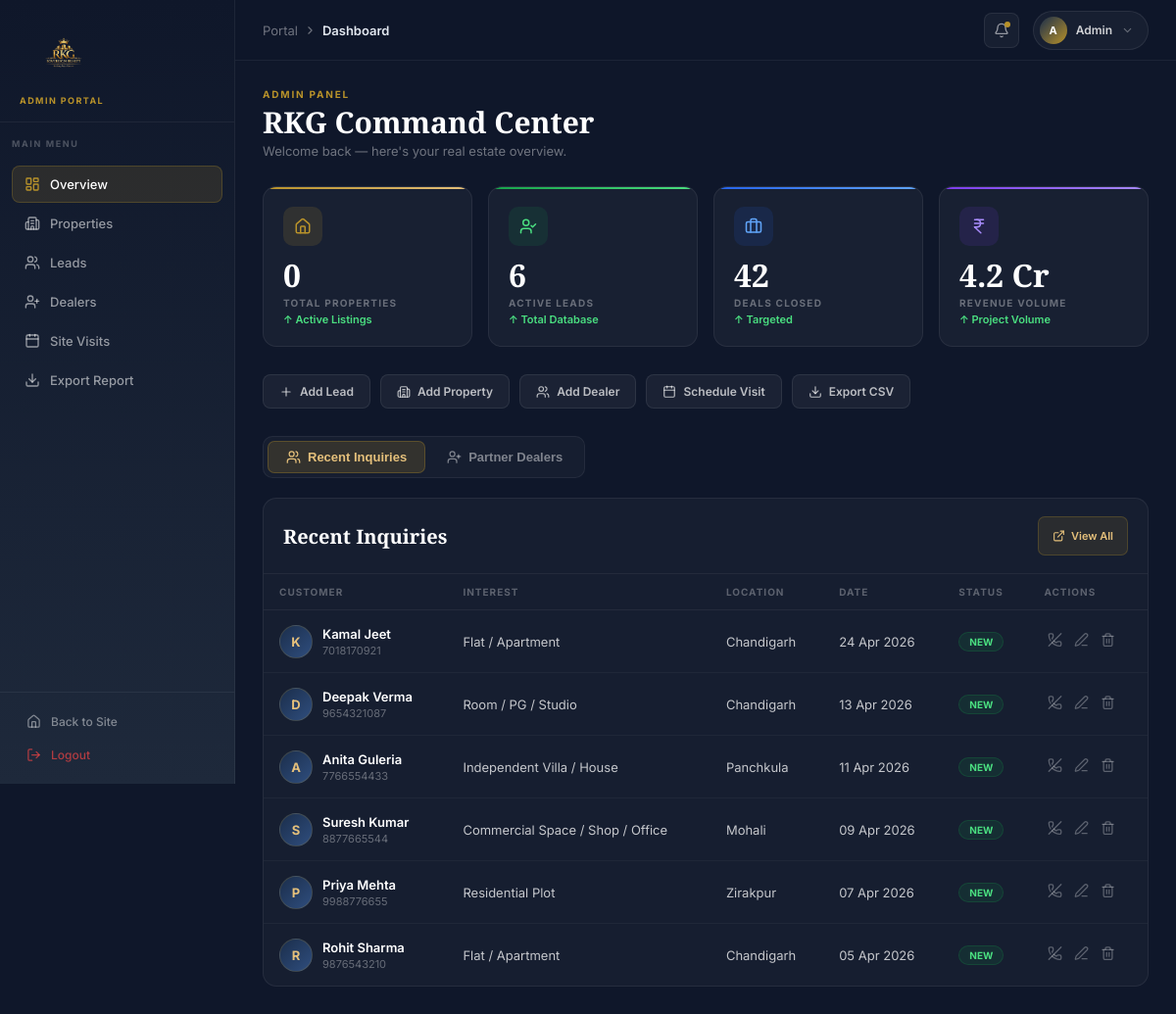
/dashboard/ (signed in), run on the app's committed database.
### mainapp/models.py (models this page shows, shortened)
class Lead(models.Model):
    user = models.ForeignKey(User, on_delete=models.SET_NULL, null=True, blank=True)
    PROPERTY_CHOICES = [
        ('flat', 'Flat / Apartment'),
        ('room', 'Room / PG / Studio'),
        ('plot', 'Residential Plot'),
        ('villa', 'Independent Villa / House'),
        ('commercial', 'Commercial Space / Shop / Office'),
        ('building', 'Building / Complex'),
        ('farm', 'Farm House / Agricultural Land'),
        ('other', 'Other'),
    ]
    LOCATION_CHOICES = [
        ('chandigarh', 'Chandigarh'),
        ('mohali', 'Mohali'),
        ('zirakpur', 'Zirakpur'),
        ('panchkula', 'Panchkula'),
        ('kharar', 'Kharar'),
        ('haryana', 'Haryana (Other)'),
        ('other', 'Other Location'),
    ]
    name = models.CharField(max_length=200)
    phone = models.CharField(max_length=20)
    email = models.EmailField(blank=True, null=True)
    property_interest = models.CharField(max_length=50, choices=PROPERTY_CHOICES, default='flat')
    preferred_location = models.CharField(max_length=50, choices=LOCATION_CHOICES, default='mohali')
    budget = models.CharField(max_length=100, blank=True, null=True)
    message = models.TextField(blank=True, null=True)
    submitted_at = models.DateTimeField(auto_now_add=True)
    class Meta:
        ordering = ['-submitted_at']
        verbose_name = 'Lead'
        verbose_name_plural = 'Leads'

### mainapp/views.py (the view)
# urls.py: path('dashboard/', views.dashboard_view, name='dashboard'),
@login_required
def dashboard_view(request):
    if not request.user.is_staff:
        return redirect('index')
    leads = Lead.objects.all()[:10]
    stats = {
        'total_properties': Property.objects.count(),
        'active_leads': Lead.objects.count(),
        'deals_closed': 42, # Placeholder or can be dynamic if we add status to Lead
        'revenue': "4.2 Cr" # Placeholder
    }
    context = {
        'leads': leads,
        'dealers': Dealer.objects.all().order_by('-created_at'),
        'stats': stats
    }
    return render(request, 'dashboard.html', context)

### templates/dashboard.html (shortened to what this page needs)
{% load static %}
<!DOCTYPE html>
<html lang="en">
<head>
  <link rel="stylesheet" href="{% static 'css/style.css' %}">
</head>
<body>
<aside class="sidebar" id="sidebar">
  <div class="sidebar-logo">
    <a href="{% url 'index' %}">
      <img src="{% static 'images/rkg_logo.png' %}" alt="RKG Sovereign Realty">
    </a>
    <div class="sidebar-tagline">Admin Portal</div>
  </div>
  <div class="sidebar-section">Main Menu</div>
  <nav>
    <a href="{% url 'dashboard' %}" class="active">
      <i data-lucide="layout-dashboard"></i> Overview
    </a>
    <a href="{% url 'add_property' %}">
      <i data-lucide="building-2"></i> Properties
    </a>
    <a href="{% url 'leads' %}">
      <i data-lucide="users"></i> Leads
    </a>
    <a href="{% url 'add_dealer' %}">
      <i data-lucide="user-plus"></i> Dealers
    </a>
    <a href="{% url 'schedule_visit' %}">
      <i data-lucide="calendar"></i> Site Visits
    </a>
    <a href="{% url 'export_leads' %}">
      <i data-lucide="download"></i> Export Report
    </a>
  </nav>
  <div class="sidebar-footer">
    <a href="{% url 'index' %}">
      <i data-lucide="home"></i> Back to Site
    </a>
    <a href="{% url 'logout' %}" class="logout">
      <i data-lucide="log-out"></i> Logout
    </a>
  </div>
</aside>
<div class="main">
  <div class="topbar">
    <div class="topbar-left">
      <div class="breadcrumb">
        <span>Portal</span>
        <i data-lucide="chevron-right" style="width:13px;"></i>
        <span class="active">Dashboard</span>
      </div>
    </div>
    <div class="topbar-right">
      <div class="notif-btn">
        <i data-lucide="bell" style="width:16px;"></i>
        <span class="notif-dot"></span>
      </div>
      <div class="user-badge">
        <div class="user-avatar">A</div>
        <span>Admin</span>
        <i data-lucide="chevron-down" style="width:13px;color:rgba(255,255,255,0.35);"></i>
      </div>
    </div>
  </div>
  <div class="content">
    <div class="page-header">
      <div class="page-tag">Admin Panel</div>
      <div class="page-title">RKG Command Center</div>
      <div class="page-sub">Welcome back — here's your real estate overview.</div>
    </div>
    <div class="stats-grid">
      <div class="stat-card gold">
        <div class="stat-icon-box gold"><i data-lucide="home" style="width:18px;"></i></div>
        <div class="stat-num">{{ stats.total_properties }}</div>
        <div class="stat-lbl">Total Properties</div>
        <div class="stat-chg">↑ Active Listings</div>
      </div>
      <div class="stat-card green-c">
        <div class="stat-icon-box green-c"><i data-lucide="user-check" style="width:18px;"></i></div>
        <div class="stat-num">{{ stats.active_leads }}</div>
        <div class="stat-lbl">Active Leads</div>
        <div class="stat-chg">↑ Total Database</div>
      </div>
      <div class="stat-card blue-c">
        <div class="stat-icon-box blue-c"><i data-lucide="briefcase" style="width:18px;"></i></div>
        <div class="stat-num">{{ stats.deals_closed }}</div>
        <div class="stat-lbl">Deals Closed</div>
        <div class="stat-chg">↑ Targeted</div>
      </div>
      <div class="stat-card purple-c">
        <div class="stat-icon-box purple-c"><i data-lucide="indian-rupee" style="width:18px;"></i></div>
        <div class="stat-num">{{ stats.revenue }}</div>
        <div class="stat-lbl">Revenue Volume</div>
        <div class="stat-chg">↑ Project Volume</div>
      </div>
    </div>
    <div class="quick-row">
      <a href="{% url 'leads' %}" class="q-btn"><i data-lucide="plus"></i><span>Add Lead</span></a>
      <a href="{% url 'add_property' %}" class="q-btn"><i data-lucide="building-2"></i><span>Add Property</span></a>
      <a href="{% url 'add_dealer' %}" class="q-btn"><i data-lucide="users"></i><span>Add Dealer</span></a>
      <a href="{% url 'schedule_visit' %}" class="q-btn"><i data-lucide="calendar"></i><span>Schedule Visit</span></a>
      <a href="{% url 'export_leads' %}" class="q-btn"><i data-lucide="download"></i><span>Export CSV</span></a>
    </div>
    <div class="tabs-bar">
      <button class="tab-btn active" onclick="switchTab('leads-tab',this)" id="leads-tab-btn">
        <i data-lucide="users"></i> Recent Inquiries
      </button>
      <button class="tab-btn" onclick="switchTab('dealers-tab',this)" id="dealers-tab-btn">
        <i data-lucide="user-plus"></i> Partner Dealers
      </button>
    </div>
    <div id="leads-tab" class="tab-content">
      <div class="tbl-card">
        <div class="tbl-header">
          <div class="tbl-title">Recent Inquiries</div>
          <a href="{% url 'leads' %}" class="btn-sm"><i data-lucide="external-link" style="width:13px;"></i> View All</a>
        </div>
        <div class="tbl-scroll">
          <table>
            <thead>
              <tr>
                <th>Customer</th>
                <th>Interest</th>
                <th>Location</th>
                <th>Date</th>
                <th>Status</th>
                <th>Actions</th>
              </tr>
            </thead>
            <tbody>
              {% for lead in leads %}
              <tr>
                <td>
                  <div style="display:flex;align-items:center;gap:10px;">
                    <div class="lead-avatar">{{ lead.name|first|upper }}</div>
                    <div>
                      <div class="lead-name">{{ lead.name }}</div>
                      <div class="lead-phone">{{ lead.phone }}</div>
                    </div>
                  </div>
                </td>
                <td>{{ lead.get_property_interest_display }}</td>
                <td>{{ lead.get_preferred_location_display }}</td>
                <td style="white-space:nowrap;">{{ lead.submitted_at|date:"d M Y" }}</td>
                <td><span class="badge-new">NEW</span></td>
                <td>
                  <div style="display:flex;gap:4px;">
                    <a href="{% url 'request_correct_number' lead.id %}" class="action-link gold" title="Request Correct Number" onclick="return confirm('Send email to request correct number?');">
                      <i data-lucide="phone-off" style="width:15px;"></i>
                    </a>
                    <a href="{% url 'edit_lead' lead.id %}" class="action-link" title="Edit Lead">
                      <i data-lucide="edit-3" style="width:15px;"></i>
                    </a>
                    <a href="{% url 'delete_lead' lead.id %}" class="action-link red" title="Delete" onclick="return confirm('Delete this lead?');">
                      <i data-lucide="trash-2" style="width:15px;"></i>
                    </a>
                  </div>
                </td>
              </tr>
              {% empty %}
              <tr><td colspan="6"><div class="empty-state">No inquiries yet. They'll appear here once received.</div></td></tr>
              {% endfor %}
            </tbody>
          </table>
        </div>
      </div>
    </div>
  </div>
</div>
</body>
</html>

### static/css/style.css (style rules this page uses)
:root { --white: #FFFFFF; --off-white: #F8F9FC; --bg: #F4F5F8; --surface: #FFFFFF; --border: #E2E6ED; --border-dark: #C9CDD8; --navy: #1B2E4B; --navy-mid: #253D63; --navy-light: #2F4E7E; --navy-dim: rgba(27,46,75,0.08); --accent: #B8922A; --accent-dim: rgba(184,146,42,0.12); --text-primary: #1B2333; --text-secondary: #4A5568; --text-muted: #8A94A6; --text-light: #B0B8C8; --green: #16A34A; --green-bg: rgba(22,163,74,0.08); --blue: #2563EB; --blue-bg: rgba(37,99,235,0.08); --red: #DC2626; --red-bg: rgba(220,38,38,0.08); --radius-sm: 5px; --radius-md: 10px; --radius-lg: 14px; --shadow-sm: 0 1px 4px rgba(27,46,75,0.08); --shadow-md: 0 4px 16px rgba(27,46,75,0.10); --shadow-lg: 0 8px 32px rgba(27,46,75,0.12); --shadow-premium: 0 10px 40px -10px rgba(27,46,75,0.18); --glass-bg: rgba(255, 255, 255, 0.7); --glass-border: rgba(255, 255, 255, 0.4); --glass-blur: 12px; --transition: 0.3s cubic-bezier(0.4, 0, 0.2, 1); }
*, *::before, *::after { margin: 0; padding: 0; box-sizing: border-box; }
body { font-family: 'Inter', sans-serif; background: var(--bg); color: var(--text-primary); overflow-x: hidden; width: 100%; -webkit-font-smoothing: antialiased; }
html { overflow-x: hidden; width: 100%; scroll-behavior: smooth; font-size: 16px; }
a { text-decoration: none; color: inherit; }
img { display: block; max-width: 100%; }
.sidebar { width: 220px; min-height: 100vh; background: var(--navy); padding: 0; display: flex; flex-direction: column; position: sticky; top: 0; height: 100vh; overflow-y: auto; }
.sidebar a { display: flex; align-items: center; gap: 10px; padding: 11px 18px; font-size: 13px; font-weight: 500; color: rgba(255,255,255,0.65); transition: all var(--transition); border-left: 3px solid transparent; margin: 1px 0; }
.sidebar a.active { color: var(--white); background: rgba(255,255,255,0.10); border-left-color: var(--accent); }
.sidebar a i, .sidebar a svg { width: 15px; height: 15px; flex-shrink: 0; }
table { width: 100%; border-collapse: collapse; font-size: 13.5px; }
thead tr { border-bottom: 1.5px solid var(--border); }
thead th { padding: 10px 14px; font-size: 11px; font-weight: 600; letter-spacing: 0.06em; text-transform: uppercase; color: var(--text-muted); text-align: left; }
tbody tr { border-bottom: 1px solid var(--border); transition: background var(--transition); }
tbody tr:last-child { border-bottom: none; }
tbody td { padding: 13px 14px; color: var(--text-primary); vertical-align: middle; }

### data on the page
Lead: name|first "K", name "Kamal Jeet", phone "7018170921", property_interest "Flat / Apartment", preferred_location "Chandigarh", submitted_at "24 Apr 2026"
Lead: name|first "D", name "Deepak Verma", phone "9654321087", property_interest "Room / PG / Studio", preferred_location "Chandigarh", submitted_at "13 Apr 2026"
Lead: name|first "A", name "Anita Guleria", phone "7766554433", property_interest "Independent Villa / House", preferred_location "Panchkula", submitted_at "11 Apr 2026"
Lead: name|first "S", name "Suresh Kumar", phone "8877665544", property_interest "Commercial Space / Shop / Office", preferred_location "Mohali", submitted_at "09 Apr 2026"
Lead: name|first "P", name "Priya Mehta", phone "9988776655", property_interest "Residential Plot", preferred_location "Zirakpur", submitted_at "07 Apr 2026"
Lead: name|first "R", name "Rohit Sharma", phone "9876543210", property_interest "Flat / Apartment", preferred_location "Chandigarh", submitted_at "05 Apr 2026"

### other printed values
{{ stats.total_properties }} "0"
{{ stats.active_leads }} "6"
{{ stats.deals_closed }} "42"
{{ stats.revenue }} "4.2 Cr"
